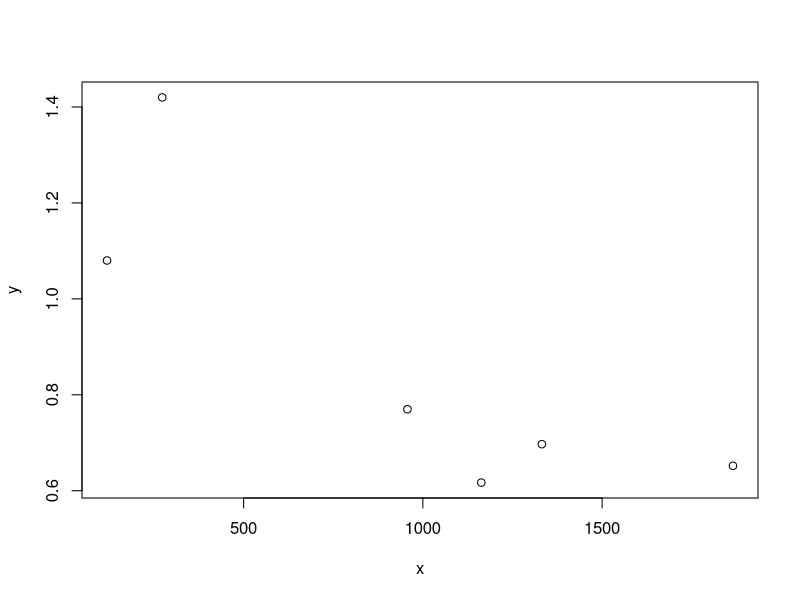

Recreate this plot in R.
# Linear regression
x <- c(957,1332,1163,1865,119,273)
y <- c(0.77,0.697,0.617,0.652,1.08,1.42)

cor(x,y)
# -0.8326013 -> that is our correlation coefficient

# Fit a regression line
lm(x~y)

summary(lm(y~x))

anova(lm(y~x)) # p -value = 0.03969 < alpha = 0.05 -> Reject H0

plot(x,y)
